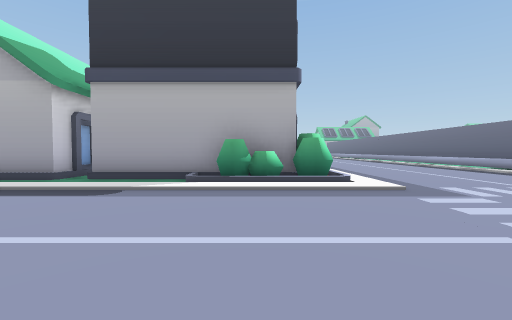
View 1 (above)

24 first-person views from a walk through a Unity game level. The camera is 1.3 m above the floor, tilts 2° down and sees 90° across. The floor is counted in squares, 2 m on a side. Each view is taken from the middle of a square. On the plan, view 1 faces up. The plan holds only what a view shows up to about 9 squares ahead; the rest is blank. The place goes on beyond the plan. Some animated figures are left out. Door leaves are left out, so doorways stand open. Some surface patterns are stand-ins.

View 2
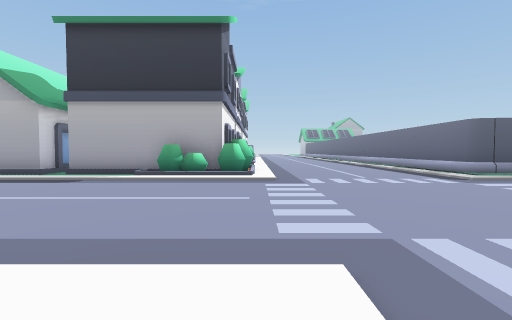

View 3
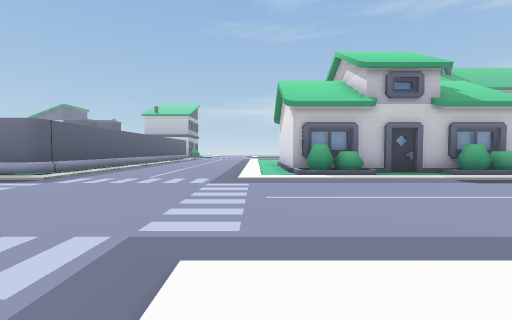

View 4
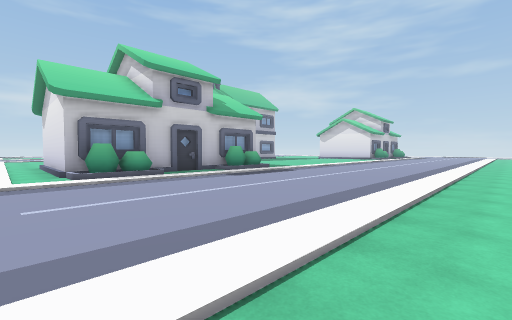

View 5
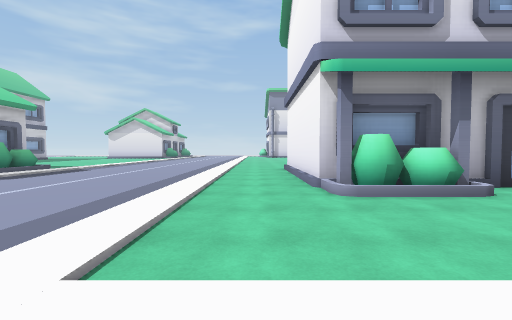

View 6
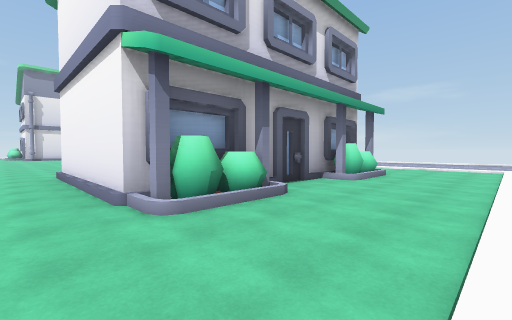

View 7
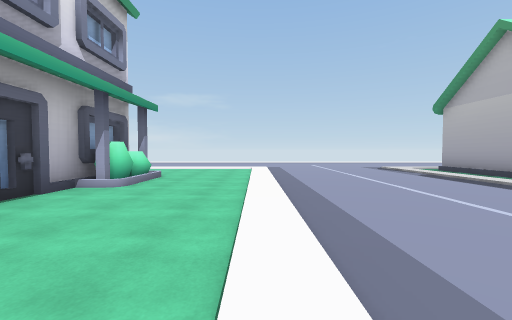

View 8
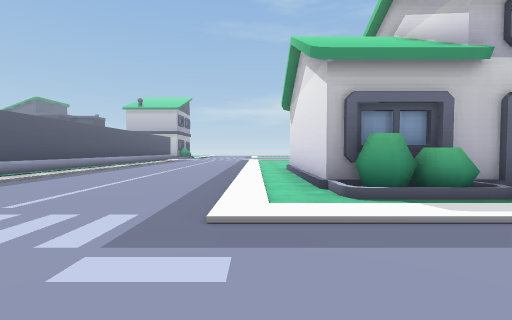

View 9
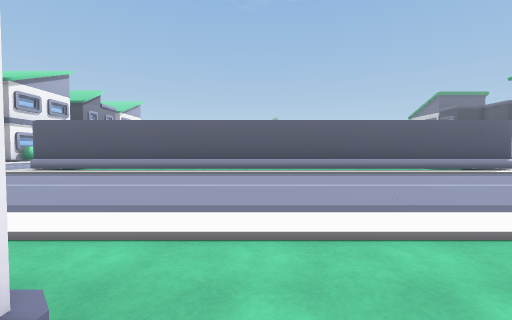

View 10
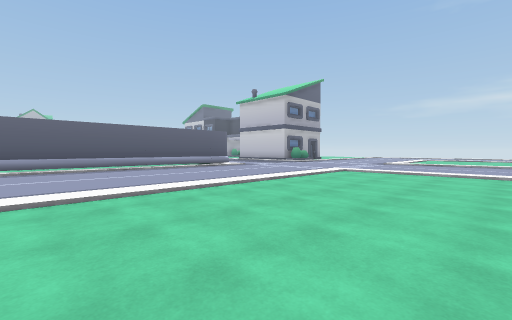

View 11
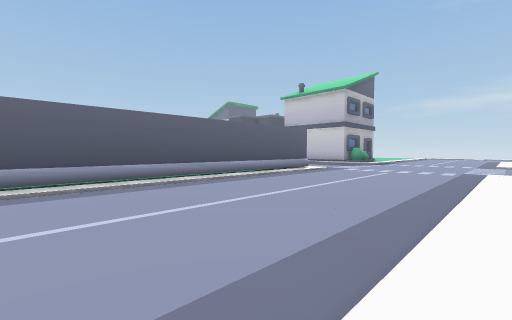

View 12
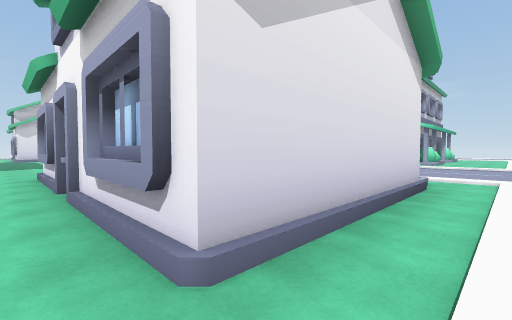

View 13
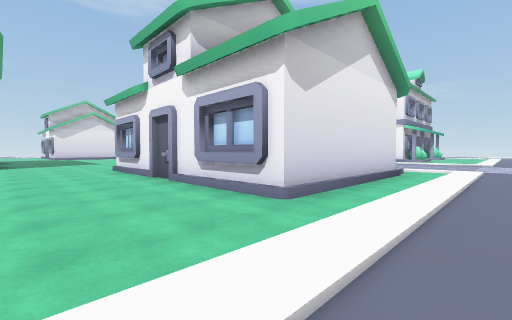

View 14
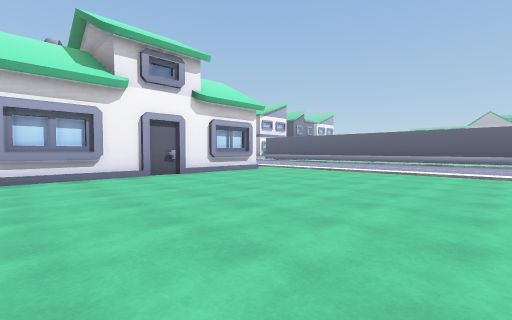

View 15
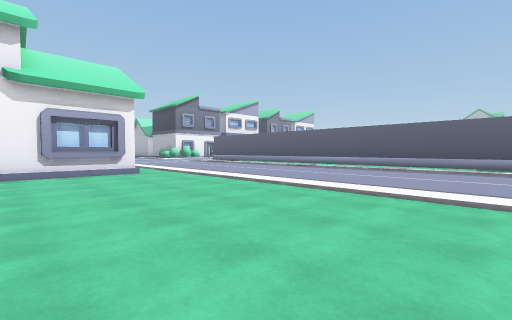

View 16
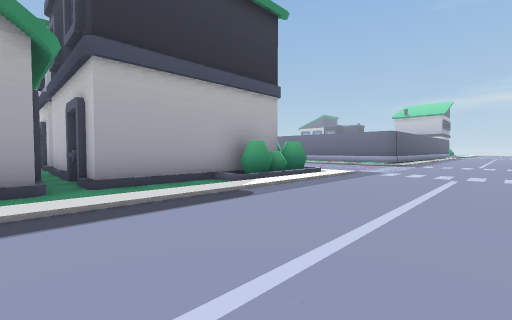

View 17
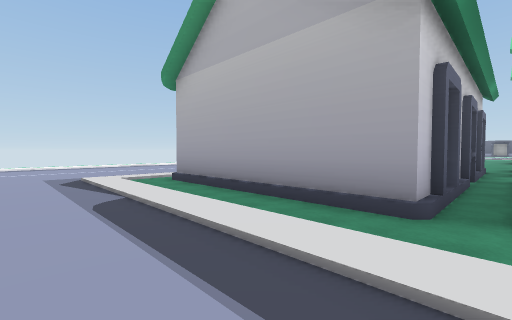

View 18
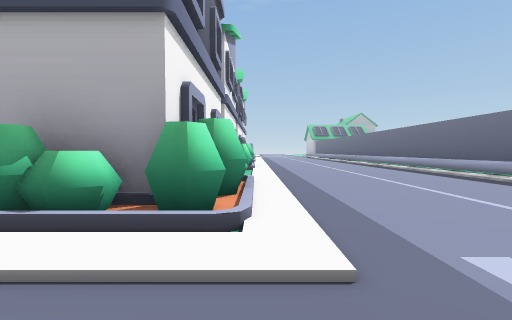

View 19
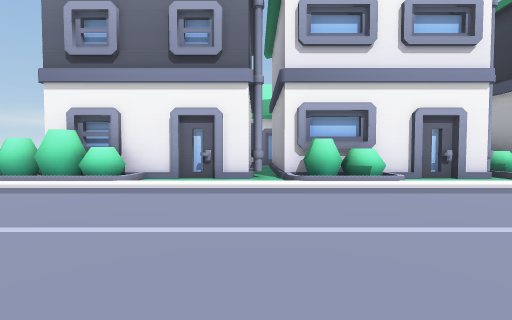

View 20
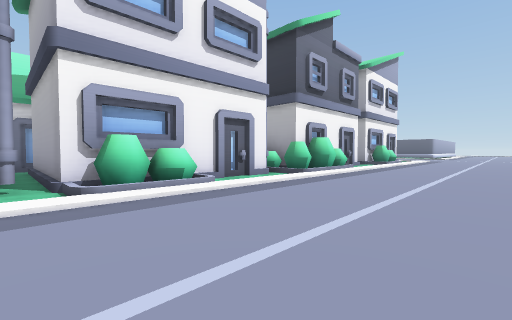

View 21
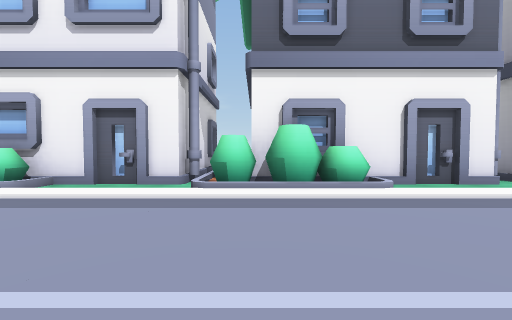

View 22
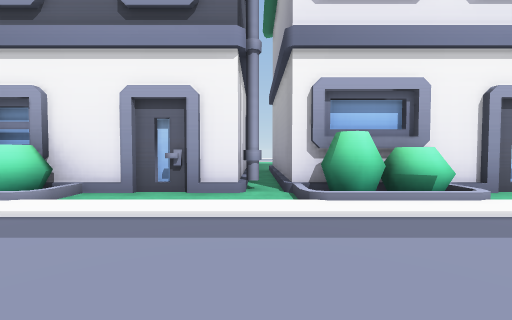

View 23
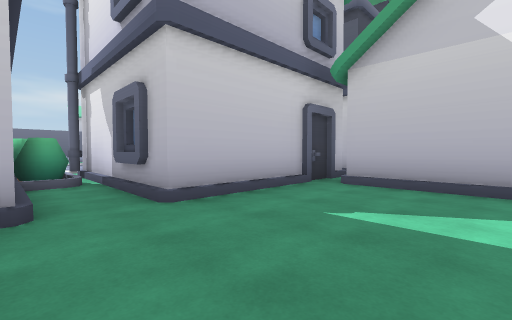

View 24
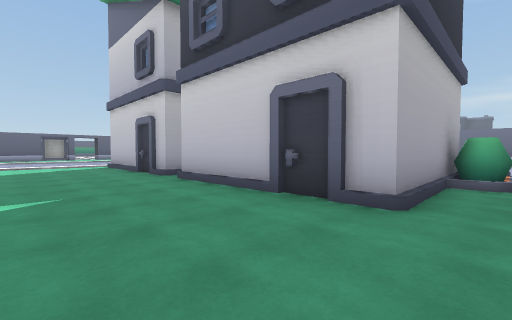

### Floor plan
Key: @ floor where view 1 was taken; # wall or solid block; . main floor; : floor 0.25 m higher than the main floor; / step, stairs or slope; O other object.
Columns run from 7 left of view 1 to 22 right of it. Each row starts with its distance up from view 1.
 29 //
 28 ..
 27 ...     O
 26 .../    O/
 25 ...O    O/.
 24 .../OOOOO/..
 23 ..././//O/...
 22 .../    O/....
 21 .../    O/....
 20 .../    O/....
 19 ...O    OO....
 18 ...OOOOOO/....
 17 ....../O//....
 16 ....OOOOO/....
 15 ....    O/....
 14 ....    O/....
 13 OOOO    O/....
 12   OOOOOOO/.....#
 11   #OOOOOO/.....#:
 10   OO    O/.....#:
  9   #O    O/.....#
  8   #O    O/.....#
  7   OO    OO.....#
  6 OOOOOOOOO/.....#// ///////  //
  5 ///////O//.....###############
  4 ..............................
  3 ..............................
  2 ..............................
  1 ..............................
  0 .......@......................
 -1 //////////.....///////////////
 -2 ........./.....///////........
 -3 ........./...../OO   O........
 -4 OO/..OO/./...../OO   O........
 -5 OOOOOOO/./...../.    O........
 -6        /./...../.#   #.......
 -7        /./.....//    O.......
 -8        /./...../OO   O.......
 -9       O/./...../OO OOO.......

Where each view was taken, in squares from view 1:
view 1: 0 up, 0 right, facing up
view 2: 2 down, 2 right, facing up
view 3: 1 down, 1 right, facing right
view 4: 1 down, 1 right, facing down-right
view 5: 0 up, 1 right, facing down
view 6: 1 down, 1 right, facing down-left
view 7: 1 down, 0 right, facing left
view 8: 1 down, 5 right, facing right
view 9: 3 down, 15 right, facing up
view 10: 5 down, 15 right, facing up-right
view 11: 1 down, 14 right, facing up-right
view 12: 1 down, 15 right, facing down-left
view 13: 0 up, 17 right, facing down-left
view 14: 9 down, 21 right, facing up-left
view 15: 5 down, 22 right, facing up-left
view 16: 1 up, 5 left, facing up-right
view 17: 3 up, 4 left, facing up-left
view 18: 3 up, 2 right, facing up
view 19: 11 up, 7 right, facing left
view 20: 11 up, 6 right, facing up-left
view 21: 18 up, 6 right, facing left
view 22: 23 up, 5 right, facing left
view 23: 18 up, 7 left, facing down-right
view 24: 17 up, 7 left, facing up-right
